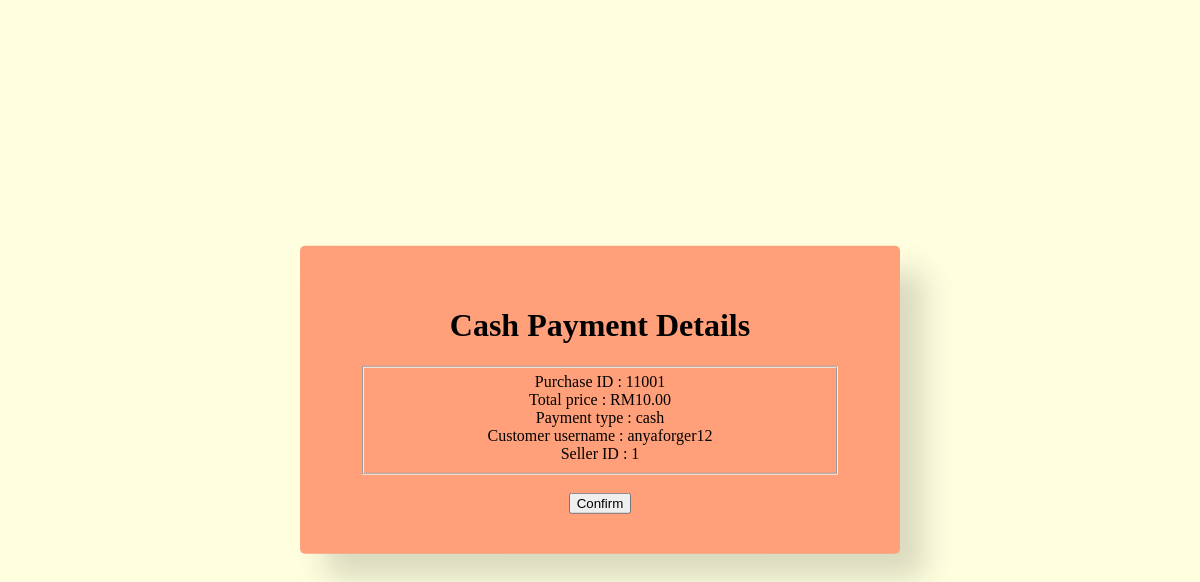
Page /cash.php (signed in) on the committed database.
### tables this page shows
CREATE TABLE `purchase` (
  `Purchase_ID` int(6) NOT NULL,
  `DateTime_purchase` datetime NOT NULL,
  `No_purchase` int(15) NOT NULL,
  `Total_price` decimal(10,2) NOT NULL,
  `Discount` int(5) NOT NULL,
  `Pay_type` text NOT NULL,
  `Cust_username` varchar(20) NOT NULL,
  `Seller_ID` int(15) NOT NULL
);

### cash.php (the view, shortened to what this page needs)
<?php session_start();
  include 'conn.php';?>
<!DOCTYPE html>
<html>
<head>
</head>
<body style="text-align:center">
	<div class="container">
	<h1> Cash Payment Details </h1>
<?php
if($_SESSION["Cust_username"]){?>
<?php
$result = mysqli_query($conn, "select * from purchase where Purchase_ID");
$row = mysqli_fetch_row($result);
	echo "<fieldset>";
	echo "Purchase ID : $row[0]<br>";
	echo "Total price : RM$row[3]<br>";
	echo "Payment type : $row[5]<br>";
	echo "Customer username : $row[6]<br>";
	echo "Seller ID : $row[7]<br>";
	echo "</fieldset><br>";
}?>
<button onclick= "document.location= 'display_receipt.php'">Confirm</button>
</body>
</html>

### cash.php (style rules this page uses)
body { background-image:url(image/booksbg.jpg); background-color: lightYellow; }
.container { background-color: LightSalmon; padding: 40px 60px; width: 40%; min-width: 200px; position: absolute; transform: translate(-50%,-50%); top: 50%; left: 50%; border-radius: 5px; font-family: 'Garamond',serif; box-shadow: 25px 25px 30px rgba(0,0,0,0.15); }

### rows in the picture
purchase: Purchase_ID "11001", Total_price "10.00", Pay_type "cash", Cust_username "anyaforger12", Seller_ID "1"
